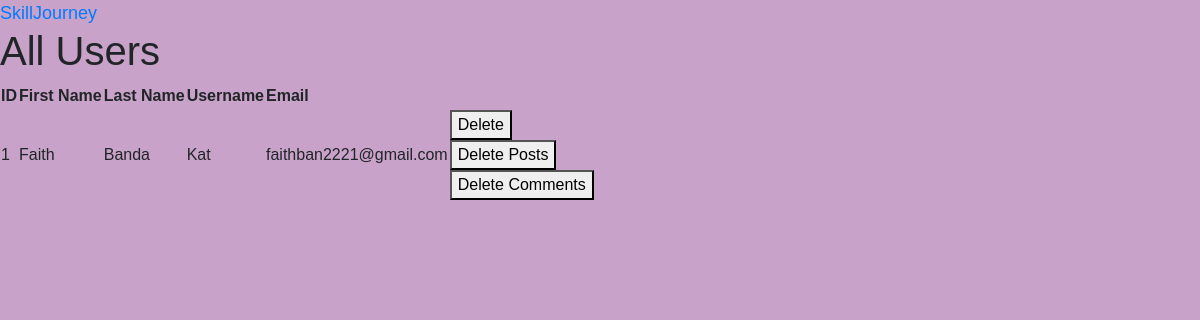
Page /admin/users (signed in) on the committed database.
### tables this page shows
CREATE TABLE users (
    `id` INTEGER PRIMARY KEY AUTOINCREMENT,
    `first_name` VARCHAR(50) NULL,
    `last_name` VARCHAR(50) NULL,
    `username` VARCHAR(50) UNIQUE NOT NULL,
    `email` VARCHAR(100) UNIQUE NOT NULL,
    `is_admin` BOOLEAN DEFAULT 0 NOT NULL,
    `is_staff` BOOLEAN DEFAULT 0 NOT NULL,
    `is_active` BOOLEAN DEFAULT 1 NOT NULL,
    `password_hash` VARCHAR(120) NOT NULL
);

### app/admin/views.py (the view)
@bp.route('/users')
@login_required
def view_all_users():
    db = get_db()
    users = db.execute('SELECT * FROM users').fetchall()
    return render_template('admin/view_all_users.html', users=users)

### app/db.py (called while the page is built)
def get_db():
    if 'db' not in g:
        g.db = sqlite3.connect(
            current_app.config['DATABASE'],
            detect_types=sqlite3.PARSE_DECLTYPES
        )
        g.db.row_factory = sqlite3.Row
    return g.db

### app/users/login_utils.py (called while the page is built)
def login_required(view):
    @functools.wraps(view)
    def wrapped(**kwargs):
        if 'user_id' not in session:
            return redirect(url_for('users.login'))
        return view(**kwargs)
    return wrapped

### app/users/views.py (called while the page is built)
@bp.before_app_request
def load_auth_user():
    user_id = session.get('user_id')
    if user_id is None:
        g.user = None
    else:
        db = get_db()
        user = db.execute("""SELECT * from users WHERE id = ?""", (user_id,)).fetchone()
        g.user = user

### app/templates/admin/view_all_users.html
{% extends "layout.html" %}
{% block content %}
   <h1>All Users</h1>
   <table>
       <thead>
           <tr>
               <th>ID</th>
               <th>First Name</th>
               <th>Last Name</th>
               <th>Username</th>
               <th>Email</th>
           </tr>
       </thead>
       <tbody>
           {% for user in users %}
               <tr>
                   <td>{{ user.id }}</td>
                   <td>{{ user.first_name }}</td>
                   <td>{{ user.last_name }}</td>
                   <td>{{ user.username }}</td>
                   <td>{{ user.email }}</td>
                   <td>
                       <form action="{{ url_for('admin.delete_user', user_id=user.id) }}" method="post">
                           <button type="submit">Delete</button>
                        </form>
                        <form action="{{ url_for('admin.delete_user_posts', user_id=user.id) }}" method="post">
                            <button type="submit">Delete Posts</button>
                        </form>
                        <form action="{{ url_for('admin.delete_user_comments', user_id=user.id) }}" method="post">
                            <button type="submit">Delete Comments</button>
                        </form>
                   </td>
               </tr>
           {% endfor %}
       </tbody>
   </table>
{% endblock %}

### app/static/layout.css (style rules this page uses)
body { margin: 0; padding: 0; font-family: 'Arial', sans-serif; background-color: #C8A2C8; }

### rows in the picture
users: id "1", first_name "Faith", last_name "Banda", username "Kat", email "faithban2221@gmail.com"
